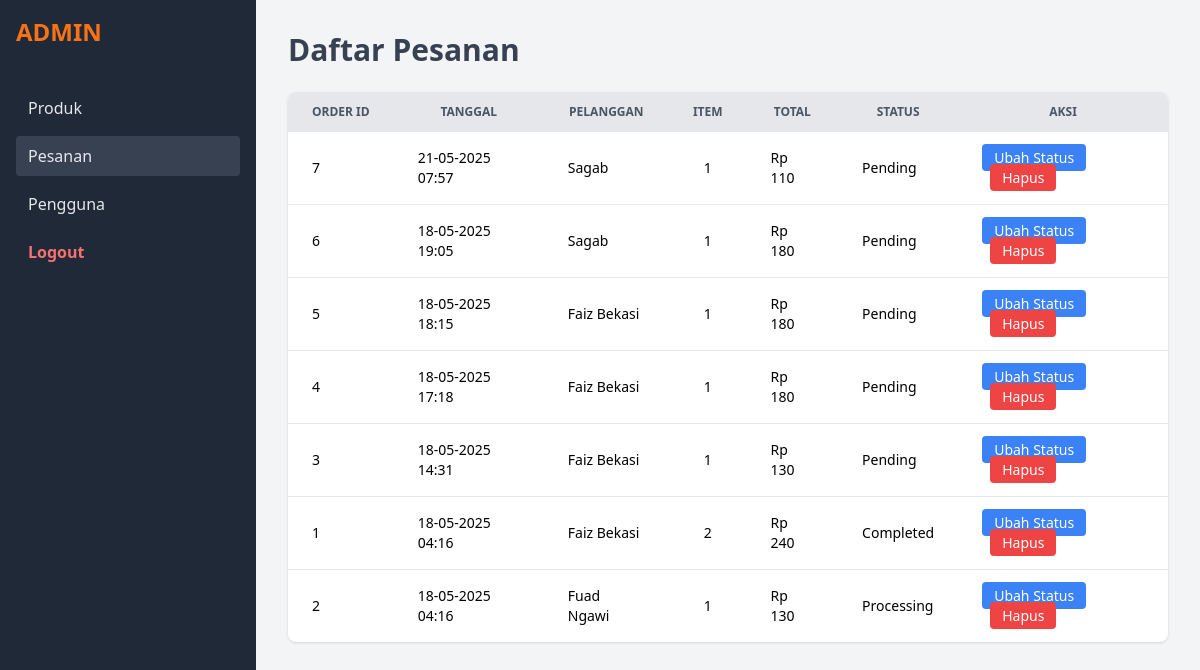
Page /admin/pesanan.php (signed in) on the committed database.
### tables this page shows
CREATE TABLE `orders` (
  `order_id` int(11) NOT NULL,
  `user_id` int(11) NOT NULL,
  `order_date` timestamp NOT NULL DEFAULT current_timestamp(),
  `total_amount` decimal(10,2) DEFAULT NULL,
  `status` varchar(50) DEFAULT 'Pending'
);

### admin/pesanan.php (the view, shortened to what this page needs)
<?php
require_once '../koneksi.php';
$sql = "SELECT * FROM admin_order_list_view ORDER BY order_date DESC";
$result = $conn->query($sql);
?>
<!DOCTYPE html>
<html lang="id">
<head>
    <script src="https://cdn.tailwindcss.com"></script>
</head>
<body class="flex bg-gray-100 min-h-screen">
    <aside class="w-64 bg-gray-800 text-gray-200 flex flex-col p-4 space-y-4">
        <h1 class="text-2xl font-bold text-orange-500 mb-6">ADMIN</h1>
        <nav class="space-y-2">
            <a href="dashboard.php" class="block py-2 px-3 rounded hover:bg-gray-700">Produk</a>
            <a href="pesanan.php"   class="block py-2 px-3 rounded bg-gray-700">Pesanan</a>
            <a href="user.php"      class="block py-2 px-3 rounded hover:bg-gray-700">Pengguna</a>
            <a href="../logout.php" class="block py-2 px-3 rounded hover:bg-gray-700 text-red-400 font-semibold">Logout</a>
        </nav>
    </aside>
    <main class="flex-1 p-8 overflow-auto">
        <h2 class="text-3xl font-semibold text-gray-700 mb-6">Daftar Pesanan</h2>
        <div class="bg-white shadow rounded-lg overflow-x-auto">
            <table class="min-w-full text-sm">
                <thead class="bg-gray-200 text-gray-600 uppercase text-xs">
                    <tr>
                        <th class="px-6 py-3">Order&nbsp;ID</th>
                        <th class="px-6 py-3">Tanggal</th>
                        <th class="px-6 py-3">Pelanggan</th>
                        <th class="px-6 py-3">Item</th>
                        <th class="px-6 py-3">Total</th>
                        <th class="px-6 py-3">Status</th>
                        <th class="px-6 py-3">Aksi</th>
                    </tr>
                </thead>
                <tbody class="divide-y">
                <?php if($result && $result->num_rows): foreach($result as $row): ?>
                    <tr>
                        <td class="px-6 py-4"><?= $row['order_id'] ?></td>
                        <td class="px-6 py-4"><?= date('d-m-Y H:i', strtotime($row['order_date'])) ?></td>
                        <td class="px-6 py-4"><?= htmlspecialchars($row['full_name']) ?></td>
                        <td class="px-6 py-4 text-center"><?= $row['item_count'] ?></td>
                        <td class="px-6 py-4">Rp <?= number_format($row['total_amount'],0,',','.') ?></td>
                        <td class="px-6 py-4 capitalize"><?= htmlspecialchars($row['status']) ?></td>
                        <td class="px-6 py-4 space-x-2">
                            <a href="order_update_status.php?id=<?= $row['order_id'] ?>" class="px-3 py-1 bg-blue-500 text-white rounded" onclick="return confirm('Ubah status pesanan ini?')">Ubah Status</a>
                            <a href="order-delete.php?id=<?= $row['order_id'] ?>" class="px-3 py-1 bg-red-500 text-white rounded" onclick="return confirm('Hapus pesanan ini?')">Hapus</a>
                        </td>
                    </tr>
                <?php endforeach; else: ?>
                    <tr><td colspan="7" class="px-6 py-4 text-center">Belum ada pesanan.</td></tr>
                <?php endif; ?>
                </tbody>
            </table>
        </div>
    </main>
</body>
</html>

### rows in the picture
orders: order_id "7", order_date "21-05-2025 07:57", full_name "Sagab", item_count "1", total_amount "110", status "Pending"
orders: order_id "6", order_date "18-05-2025 19:05", full_name "Sagab", item_count "1", total_amount "180", status "Pending"
orders: order_id "5", order_date "18-05-2025 18:15", full_name "Faiz Bekasi", item_count "1", total_amount "180", status "Pending"
orders: order_id "4", order_date "18-05-2025 17:18", full_name "Faiz Bekasi", item_count "1", total_amount "180", status "Pending"
orders: order_id "3", order_date "18-05-2025 14:31", full_name "Faiz Bekasi", item_count "1", total_amount "130", status "Pending"
orders: order_id "1", order_date "18-05-2025 04:16", full_name "Faiz Bekasi", item_count "2", total_amount "240", status "Completed"
orders: order_id "2", order_date "18-05-2025 04:16", full_name "Fuad Ngawi", item_count "1", total_amount "130", status "Processing"
